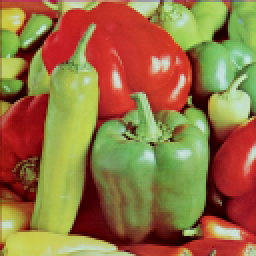
%> input picture data/pepper.png, 128 x 128 px (shown 2 times larger); its folder holds 2 pictures in this run
$ octave test_camera.m   (GNU Octave 9; MATLAB toolbox functions it lacks are replaced by stand-ins)
%> lines starting %> are read from the running program, lines starting %| are printed output that depends on the picture; in (x1, y1, x2, y2) boxes, pixels count from 0 and x2, y2 are one past the last pixel; in counts of white or black regions, pixels touching at a corner belong together; the program's own positions count from 1; long printed decimals are rounded
### functions/make_apertures.m
function [apertures app_lim centrex centrey] = make_apertures(imin,spacing,radius,sigma,string,dither,xedge,yedge)
% [7 lines of commented-out code are left out]

%% Check the size of the image (2D or 3D)
if size(size(imin),2) > 2
    [imy imx imz] = size(imin);
else
    [imy imx] = size(imin);
end

xfar = (imx - xedge)+2;
yfar = (imy - yedge)+2;
%% begin to construct Gaussian function at each appeture
half_size = ceil(imy/2);

diameter = 2*radius;

if strcmp(string,'spiral') == 1

    [rr cc] = meshgrid(1:imy); % coordinates to define where apertures are


    r_lin = reshape(rr, 1,imy^2);
    c_lin = reshape(cc, 1,imy^2);
    r_lin(r_lin < xedge) = -1;
    r_lin(r_lin > xfar) = -1;
    c_lin(c_lin < yedge) = -1;
    c_lin(c_lin > yfar) = -1;
%     centre_list = [r_lin;c_lin];
%     count = 1;

        xlim = size(imin,1); % size in 1st dimension
    ylim = size(imin,2); % size in 2nd dimension

    xcent = ceil(xlim/2); % centre of image in first dimension
    ycent = ceil(ylim/2); % centre of the image in 2nd dimension

%     [x,y]=meshgrid(1:xlim,1:ylim);
    x = reshape(r_lin,[imy, imy]);
    y = reshape(c_lin,[imy,imy]);
    [angle,r]=cart2pol(x-xcent,y-ycent); % Radius and angle used to define spiral

    Spiral=sin(r/(12*pi)); % + angle); %/(4*pi) /(2*pi)
    %     imagesc(Spiral);
    %     axis equal; axis off;

    ind = find(Spiral > 0.9); % 0.9 Find the peaks of the Spiral

    places = 1:1:size(ind,1);

    [centrex_in, centrey_in] = ind2sub([xlim,ylim],ind);

    [rr cc] = meshgrid(1:ylim);
    count = 1;
    for i = 1:size(centrex_in,1)
        if mod(centrex_in(i),spacing) == 0 && mod(centrey_in(i),spacing) == 0 && x(centrex_in(i),centrey_in(i)) ~= -1 && y(centrex_in(i),centrey_in(i)) ~= -1
            theta_r = pi/3;
            tmp_x = 3*cos(theta_r)*(rr - centrex_in(i)) - 3*sin(theta_r)*(cc - centrey_in(i));
            tmp_y = sin(theta_r)*(rr - centrex_in(i)) + cos(theta_r)*(cc - centrey_in(i));
%             tmp_xy = [rr - centrex_in(i) cc - centrey_in(i)]*[3*cos(theta_r) -sin(theta_r); 3*sin(theta_r) cos(theta_r)];
            modulus = sqrt((tmp_x).^2+(tmp_y).^2);
            %             modulus = sqrt((rr - centrex_in(i)).^2+(cc - centrey_in(i)).^2);
            gauss_app = exp(- modulus.^2/(2*sigma^2)); % create 2D gaussian
            gauss_app=gauss_app/max(max(gauss_app)); % normalise to 1
            centrex(count) = centrex_in(i);
            centrey(count) = centrey_in(i);
            if size(size(imin),2) > 2
                app_lim(:,:,:,i/spacing) = repmat(sqrt((rr - centrex_in(i)).^2+(cc - centrey_in(i)).^2)<=radius,[1 1 imz]);
                apertures(:,:,:,i/spacing) = app_lim(:,:,:,i/spacing).*repmat(gauss_app,[1 1 imz]); % create truncated gaussian aperture
            else
                app_lim(:,:,count) = sqrt((rr - centrex_in(i)).^2+(cc - centrey_in(i)).^2)<=radius;
                apertures(:,:,count) = app_lim(:,:,count).*gauss_app; %fresnel_advance(app_lim(:,:,i/spacing),1,1,5,1); % create truncated gaussian aperture
            end
            count = count + 1;
        end

    end


% [35 lines of commented-out code are left out]

elseif strcmp(string, 'grid') == 1
    [rr cc] = meshgrid(1:imy); % coordinates to define where apertures are


    r_lin = reshape(rr, 1,imy^2);
    c_lin = reshape(cc, 1,imy^2);
    r_lin(r_lin < xedge) = -1;
    r_lin(r_lin > xfar) = -1;
    c_lin(c_lin < yedge) = -1;
    c_lin(c_lin > yfar) = -1;
    centre_list = [r_lin;c_lin];
    count = 1;
    for i = 1:size(centre_list,2)
        if mod(centre_list(1,i),spacing) == 0 && mod(centre_list(2,i),spacing) == 0 && centre_list(1,i) ~= -1 && centre_list(2,i) ~= -1
            ditherx = round(rand(1)*dither - (dither/2));
            dithery = round(rand(1)*dither - (dither/2));
            centrex(count) = (centre_list(1,i)+ditherx);
            centrey(count) = (centre_list(2,i) + dithery);

% [7 lines of commented-out code are left out]


            theta_r = pi/3;
            tmp_x = 3*cos(theta_r)*(rr - centrex(count)) - 3*sin(theta_r)*(cc - centrey(count));
            tmp_y = sin(theta_r)*(rr - centrex(count)) + cos(theta_r)*(cc - centrey(count));
%             tmp_xy = [rr - centrex_in(i) cc - centrey_in(i)]*[3*cos(theta_r) -sin(theta_r); 3*sin(theta_r) cos(theta_r)];
            modulus = sqrt((tmp_x).^2+(tmp_y).^2);

            gauss_app = exp(- modulus.^2/(2*sigma^2)); % create 2D gaussianeate 2D gaussian
            gauss_app=gauss_app/max(max(gauss_app)); % normalise to 1
            if size(size(imin),2) > 2
                app_lim(:,:,:,count) = repmat(sqrt((rr - centrex(count)).^2+(cc - centrey(count)).^2)<=radius,[1 1 imz]);% define extent of apeture
                apertures(:,:,:,count) = app_lim(:,:,:,count).*repmat(gauss_app,[1 1 imz]);%repmat(sqrt((rr - centrex(count)).^2+(cc - centrey(count)).^2)<=radius,[1 1 imz]); % create truncated gaussian aperture

            else
                app_lim(:,:,count) = sqrt((rr - centrex(count)).^2+(cc - centrey(count)).^2)<=radius;
                apertures(:,:,count) = app_lim(:,:,count).*gauss_app;
            end
            count = count+1;
        end
    end


elseif strcmp(string, 'square') == 1
    [rr cc] = meshgrid(1:imy); % coordinates to define where apertures are


    r_lin = reshape(rr, 1,imy^2);
    c_lin = reshape(cc, 1,imy^2);
    r_lin(r_lin < xedge) = -1;
    r_lin(r_lin > xfar) = -1;
    c_lin(c_lin < yedge) = -1;
    c_lin(c_lin > yfar) = -1;
    centre_list = [r_lin;c_lin];
    count = 1;
    for i = 1:size(centre_list,2)
        if mod(centre_list(1,i),spacing) == 0 && mod(centre_list(2,i),spacing) == 0 && centre_list(1,i) ~= -1 && centre_list(2,i) ~= -1
            ditherx = round(rand(1)*dither - (dither/2));
            dithery = round(rand(1)*dither - (dither/2));
            centrex(count) = (centre_list(1,i)+ditherx);
            centrey(count) = (centre_list(2,i) + dithery);

            modulus = sqrt((rr - centrex(count)).^2+(cc - centrey(count)).^2);
            gauss_app = exp(- modulus.^2/(2*sigma^2)); % create 2D gaussian
            gauss_app=gauss_app/max(max(gauss_app)); % normalise to 1
            % [6 lines of commented-out code are left out]
            if size(size(imin),2) > 2
                app_holder = zeros(imx,imy);
                app_holder(centrey(count) - radius:centrey(count) + (radius - 1),...
                    centrex(count) - radius:centrex(count) + (radius - 1)) = 1;
                app_lim(:,:,:,count) = repmat(app_holder,[1 1 imz]); % define extent of apeture
                apertures(:,:,:,count) = app_lim(:,:,:,count).*repmat(gauss_app,[1 1 imz]); % create truncated gaussian aperture
                clear app_holder
            else
                app_holder = zeros(imx,imy);
                app_holder(centrey(count) - radius:centrey(count) + (radius - 1),...
                    centrex(count) - radius:centrex(count) + (radius - 1)) = 1;
                app_lim(:,:,count) = app_holder;
                apertures(:,:,count) = app_lim(:,:,count).*gauss_app;
                clear app_holder
            end
            count = count+1;
        end
    end

end


if strcmp(string, 'big') == 1
    [rr cc] = meshgrid(1:imy); % coordinates to define where apertures are


    r_lin = reshape(rr, 1,imy^2);
    c_lin = reshape(cc, 1,imy^2);
    r_lin(r_lin < xedge) = -1;
    r_lin(r_lin > xfar) = -1;
    c_lin(c_lin < yedge) = -1;
    c_lin(c_lin > yfar) = -1;
    centre_list = [r_lin;c_lin];
    count = 1;
    for i = 1:size(centre_list,2)
        if mod(centre_list(1,i),spacing) == 0 && mod(centre_list(2,i),spacing) == 0 && centre_list(1,i) ~= -1 && centre_list(2,i) ~= -1
            ditherx = round(rand(1)*dither - (dither/2));
            dithery = round(rand(1)*dither - (dither/2));
            centrex(count) = (centre_list(1,i)+ditherx);
            centrey(count) = (centre_list(2,i) + dithery);

            modulus = sqrt((rr - centrex(1)).^2+(cc - centrey(1)).^2);
            gauss_app = exp(- modulus.^2/(2*sigma^2)); % create 2D gaussian
            gauss_app=gauss_app/max(max(gauss_app)); % normalise to 1
            if size(size(imin),2) > 2
                app_lim(:,:,:) = repmat(sqrt((rr - centrex(1)).^2+(cc - centrey(1)).^2)<=radius,[1 1 imz]);% define extent of apeture
                apertures(:,:,:) = app_lim.*repmat(gauss_app,[1 1 imz]);%repmat(sqrt((rr - centrex(1)).^2+(cc - centrey(1)).^2)<=radius,[1 1 imz]); % create truncated gaussian aperture

            else
                app_lim(:,:,count) = sqrt((rr - centrex(count)).^2+(cc - centrey(count)).^2)<=radius;
                apertures(:,:,count) = app_lim(:,:,count).*gauss_app;
            end
            count = count+1;
        end
    end
end
end


### plot_the_scanning_pattern.m
function Big_m = plot_the_scanning_pattern(positions, m,n)
% input [m,n] the size of the difffraction pattern
y_kspace = [m,n];
pixel_size = 1;
little_area = y_kspace; % Region of reconstruction for placing back into full size image

%% Get centre positions for cropping (should be a 2 by n vector)
%positions = convert_to_pixel_positions(positions,pixel_size);
[pixelPositions, bigx, bigy] = ...
    convert_to_pixel_positions_testing5(positions,pixel_size,little_area);
centrey = round(pixelPositions(:,2));
centrex = round(pixelPositions(:,1));
centBig = round((bigx+1)/2);
Y1 = centrey - floor(y_kspace/2); Y2 = Y1+y_kspace-1;
X1 = centrex - floor(y_kspace/2); X2 = X1+y_kspace-1;

Num = length(Y1);
Big_m = zeros(bigx);

for kk = 1:Num
   Big_m(centrey(kk),centrex(kk)) = 1;
end

% [19 lines left out: function convert_to_pixel_positions_testing5, not called in this run]

end

### functions/rPIE.m

% [453 lines left out: function rPIE, not called in this run]

### determinesize.m

function [bigx,bigy] = determinesize(ePIE_inputs)

%% Load inputs from struct
diffpats = ePIE_inputs(1).Patterns;
positions = ePIE_inputs(1).Positions;
pixel_size = ePIE_inputs(1).PixelSize;

diffpats = single(diffpats);
[y_kspace,~] = size(diffpats(:,:,1)); % Size of diffraction patterns

little_area = y_kspace; % Region of reconstruction for placing back into full size image

%% Get centre positions for cropping (should be a 2 by n vector)
%positions = convert_to_pixel_positions(positions,pixel_size);
[pixelPositions, bigx, bigy] = ...
    convert_to_pixel_positions_testing5(positions,pixel_size,little_area);

% [19 lines left out: function convert_to_pixel_positions_testing5, not called in this run]
end

### test_camera.m
addpath('functions');
addpath('data');
ap_radius    = 50;%50; % 50
scaning_step = 21; % 51
scan_type = 'grid';%'spiral';%'grid'; % 'spiral';
sigma = 100; %30;
%phases = importdata('model.mat'); small_phase = phases(129:256,129:256);
phase = im2double(imread('pepper.png')); phase = double(phase(:,:,1));  phase = padarray(phase,[128,128],0,'both');
model = im2double(imread('cameraman.png')); model = double(model(:,:,1)); model = padarray(model,[128,128],0,'both');
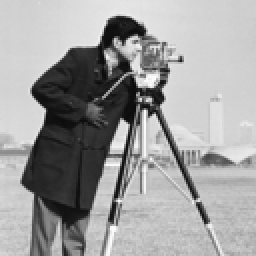
%> input picture data/cameraman.png, 128 x 128 px (shown 2 times larger)

% [a, ~, centerx, centery] = make_apertures(model,scaning_step,ap_radius,1e6,'grid',3,120,120); % 3
[a, ~, centerx, centery] = make_apertures(model,scaning_step,ap_radius,sigma,'grid',0,120,120); % 3
%> after the loop in make_apertures, `for i = 1:size(centre_list,2)`:
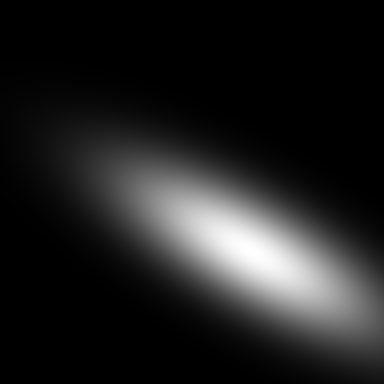
%> gauss_app: size 384x384 double; min 2.01e-16, max 1, mean 0.132
%> after the loop in make_apertures, `for i = 1:size(centre_list,2)`:
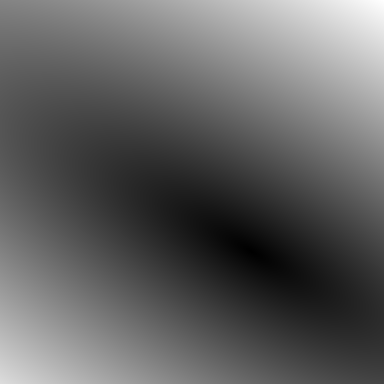
%> modulus: size 384x384 double; min 0, max 850.2, mean 324.3; drawn with min black and max white
%> after the loop in make_apertures, `for i = 1:size(centre_list,2)`:
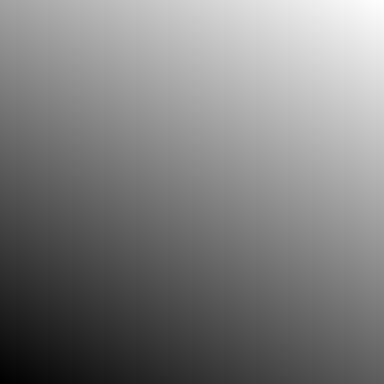
%> tmp_x: size 384x384 double; min -719.4, max 850.1, mean 65.3; drawn with min black and max white
%> after the loop in make_apertures, `for i = 1:size(centre_list,2)`:
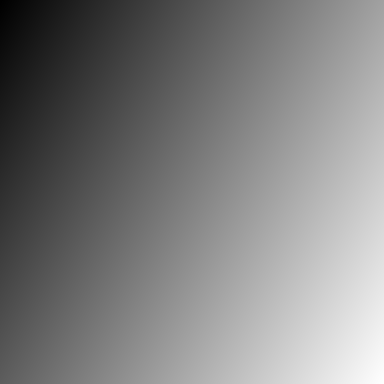
%> tmp_y: size 384x384 double; min -342.9, max 180.3, mean -81.3; drawn with min black and max white
%> centerx = 49 values from 126 to 252; centery = 49 values, max 252 at index 7, min 126 at index 1, mean 189
% [a, ~, centerx, centery] = make_apertures(model,scaning_step,ap_radius,100,'spiral',0,120,120);
[N1,N2,nProbes] = size(a);
%> N1 = 384; N2 = 384; nProbes = 49
%a = a.*repmat(exp(1i*(rand(N1,N2)-.5)),[1,1,nProbes]);

 set(gcf,'Visible','off');
 set(0,'DefaultFigureVisible','off');

%% generate diffraction patterns with poisson noise
% flux
flux=1e8;
dp = zeros([N1,N2,nProbes]);
dp0 = zeros([N1,N2,nProbes]);
for ii = 1:nProbes
    dp0(:,:,ii) = abs(fftshift(fftn(model.*exp(1i*(2*pi*phase-pi)).*a(:,:,ii)))).^2;
% [8 lines of commented-out code are left out]
    dp(:,:,ii) = dp0(:,:,ii);
end
%% inputs
object = model.*exp(1i*(2*pi*phase-pi)); object = object(129:256,129:256);


%% plot the scanning pattern
positions = [centerx' centery'];
%> positions = 49 rows, first 12: [126 126; 126 147; 126 168; 126 189; 126 210; 126 231; 126 252; 147 126; 147 147; 147 168; 147 189; 147 210]
[m,n] = size(dp(:,:,1));
%> m = 384; n = 384
Scan_pattern = plot_the_scanning_pattern(positions, m,n);
%> in plot_the_scanning_pattern, `y_kspace = [m,n];`: y_kspace = [384 384]
%> in convert_to_pixel_positions_testing5, `pixelPositions = positions./pixel_size;`: pixelPositions has the same summary as positions outside convert_to_pixel_positions_testing5
%> in convert_to_pixel_positions_testing5, `bigx = little_area + round(max(pixelPositions(:)))*2+10;`: bigx = [520 520]
%> in convert_to_pixel_positions_testing5, `big_cent = floor(bigx/2)+1;`: big_cent = [261 261]
%> in convert_to_pixel_positions_testing5, `pixelPositions = pixelPositions + big_cent;`: pixelPositions = 49 rows, first 12: [198 198; 198 219; 198 240; 198 261; 198 282; 198 303; 198 324; 219 198; 219 219; 219 240; 219 261; 219 282]
%> in plot_the_scanning_pattern, `[pixelPositions, bigx, bigy] = convert_to_pixel_positions_testing5(pos..`: bigx = [520 520]
%> in plot_the_scanning_pattern, `centrey = round(pixelPositions(:,2));`: centrey = 49 values, max 324 at index 7, min 198 at index 1, mean 261
%> in plot_the_scanning_pattern, `centrex = round(pixelPositions(:,1));`: centrex = 49 values from 198 to 324
%> in plot_the_scanning_pattern, `centBig = round((bigx+1)/2);`: centBig = [261 261]
%> in plot_the_scanning_pattern, `Y1 = centrey - floor(y_kspace/2)`: Y1 = 49 rows, first 12: [6 6; 27 27; 48 48; 69 69; 90 90; 111 111; 132 132; 6 6; 27 27; 48 48; 69 69; 90 90]
%> in plot_the_scanning_pattern, `Y2 = Y1+y_kspace-1`: Y2 = 49 rows, first 12: [389 389; 410 410; 431 431; 452 452; 473 473; 494 494; 515 515; 389 389; 410 410; 431 431; 452 452; 473 473]
%> in plot_the_scanning_pattern, `X1 = centrex - floor(y_kspace/2)`: X1 = 49 rows, first 12: [6 6; 6 6; 6 6; 6 6; 6 6; 6 6; 6 6; 27 27; 27 27; 27 27; 27 27; 27 27]
%> in plot_the_scanning_pattern, `X2 = X1+y_kspace-1`: X2 = 49 rows, first 12: [389 389; 389 389; 389 389; 389 389; 389 389; 389 389; 389 389; 410 410; 410 410; 410 410; 410 410; 410 410]
%> in plot_the_scanning_pattern, `Num = length(Y1);`: Num = 49
%> in plot_the_scanning_pattern, `Big_m = zeros(bigx);`: Big_m: size 520x520 double; every value is 0
%> the loop in plot_the_scanning_pattern, `for kk = 1:Num` made 49 passes
%> after the loop in plot_the_scanning_pattern, `for kk = 1:Num`:
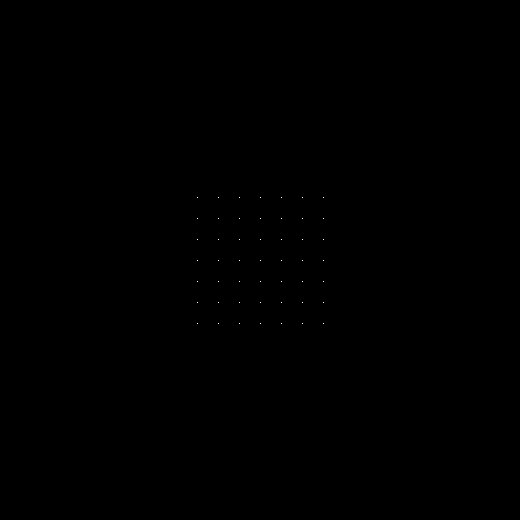
%> Big_m: size 520x520 double; values 0 (black) and 1 (white), 0.02% white in thin lines or dots, all inside (x1, y1, x2, y2) = (197, 197, 324, 324)
Inner = imgaussfilt(Scan_pattern(128:end-128,128:end-128),3);
figure;imagesc(Inner);
Inner = uint8(255 * mat2gray(Inner));
%> Inner: size 265x265 uint8
% imwrite(Inner, fullfile(save_path, 'pattern.png'));
temp = a(:,:,1);
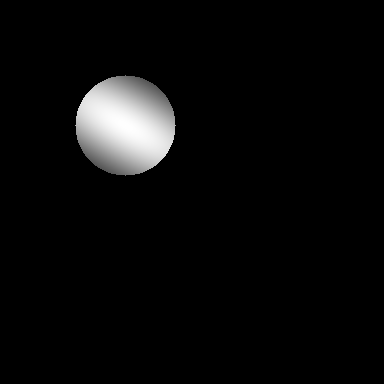
%> temp: size 384x384 double; min 0, max 1, mean 0.0403
% probe_gt = temp(centerx(1)-123:centerx(1)+132, centery(1)-123:centery(1)+132);
% Inner = uint8(255 * mat2gray(probe_gt));
% imwrite(ind2rgb(Inner,parula(256)), fullfile(save_path, 'pattern_probe.png'));
%% normlized object

Test_No = 20;
for I_test = 1:Test_No
save_path = ['Fixed_init_Revised_tmp_probe_nongau_sigma_' num2str(sigma) '_' scan_type '_ap_radius_' num2str(ap_radius) '_scan_step_' num2str(scaning_step) '_noiseless/Run_' num2str(I_test)]; % '_noiseless'
if ~exist(save_path, 'dir')
   mkdir(save_path);
end

object_norm = object/norm(object,'fro');
ePIE_inputs.GpuFlag = 0;
ePIE_inputs.Patterns = dp;
ePIE_inputs.Positions = [centerx' centery'];
%> ePIE_inputs.Positions has the same summary as positions
ePIE_inputs.FileName = 'ePIE_cameraman';
ePIE_inputs.PixelSize = 1;
ePIE_inputs.InitialObj = 0;
ePIE_inputs.ApRadius = ap_radius; %radius of aperture
ePIE_inputs.ApType  = 'R';        %aperture type: R: real unique circle, F: IFFT of a unique circle
ePIE_inputs.InitialAp = 0;
ePIE_inputs.Iterations = 220;
ePIE_inputs.showim = 0;
ePIE_inputs.updateAp = 1;
ePIE_inputs.object = object_norm;

noise = sum(sum(abs(sqrt(dp(:)) - sqrt(dp0(:))))) / sum(sum(sqrt(dp0(:))));
%> noise = 0
fprintf('Noise = %f\n',noise);
%| Noise = 0

%% obtain the size of bigx bigy
%> (the run ends here)
